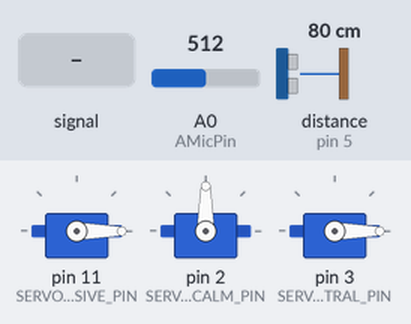
A sketch run on a simulated Arduino Uno, built with avr-gcc and run on an emulated ATmega328P. On the bench: 3 × servo. Wiring (inferred from the names in the program): ultrasonic range finder: trigger pin 4; echo pin 5. The test bench sets the inputs (shaded band); at power-on: distance to the obstacle (sensor on pin 5) 80 cm, A0 (AMicPin) = 512. The echo pulse lasts 58.3 µs per cm; what the sketch prints to the serial monitor is not drawn.

Above: at 1.2 s.
1.3 s: distance to the obstacle (sensor on pin 5) set to 69 cm
At 2.4 s:
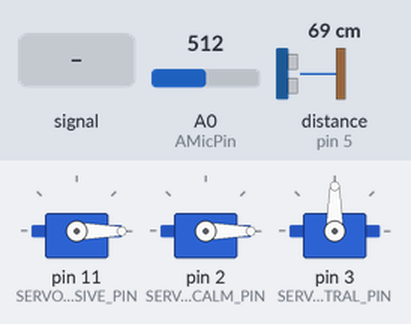
4.1 s: A0 (AMicPin) fed a 200 Hz sine of ±81 counts around its level
At 5.1 s:
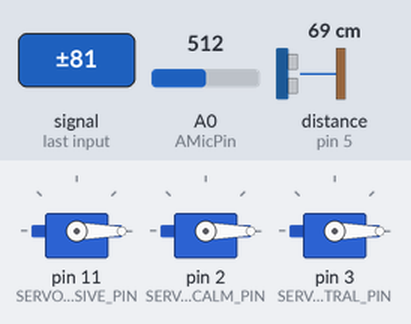
6.2 s: A0 (AMicPin) set to 716
At 7.6 s:
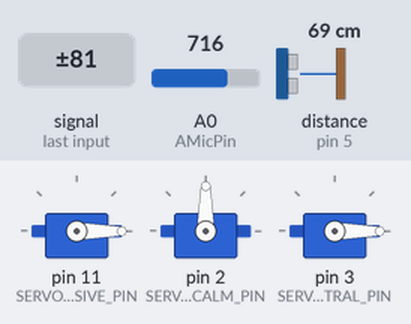
8.3 s: A0 (AMicPin) fed a 1000 Hz sine of ±255 counts around its level
At 9.8 s:
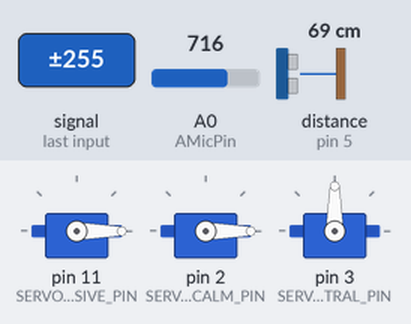
10.4 s: A0 (AMicPin) set to 900
At 12.1 s:
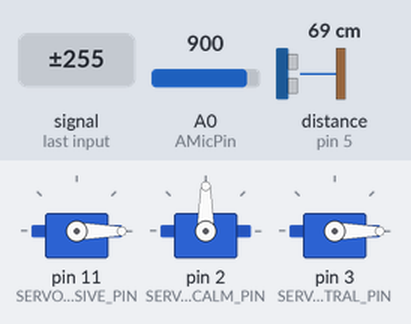
12.5 s: distance to the obstacle (sensor on pin 5) set to 60 cm
At 14.0 s:
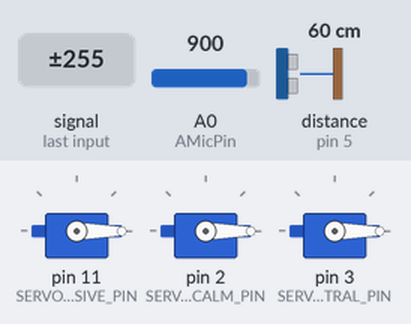
Timing chart, 0 to 15.7 s (numbered marks = the images above; inputs shaded):
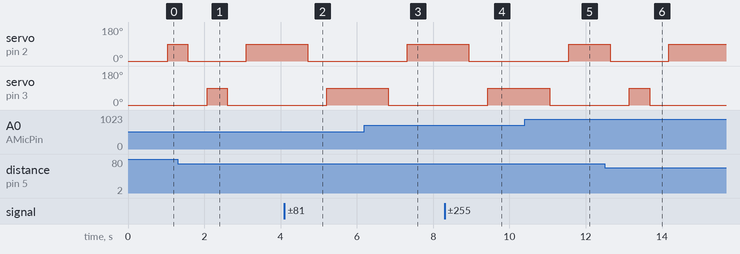

The sketch:

3servo_emotion_to_graph.ino
```cpp
// ===============================
// Globals
// ===============================
#include <Servo.h>

#define Trig1 4
#define Echo1 5
#define Trig2 6
#define Echo2 7
#define AMicPin A0

Servo servoAggressive;
Servo servoCalm;
Servo servoNeutral;

String currentEmotion = "";

// Emotion tracking
#define MAX_EMOTION_SAMPLES 100 // Array size for emotion tracking
String emotionArray[MAX_EMOTION_SAMPLES];
int emotionIndex = 0;

// Amplitude and distance arrays
#define SAMPLE_SIZE 5
int amplitudeArray[SAMPLE_SIZE];
float distanceArray[SAMPLE_SIZE];
int sampleIndex = 0;

// Pin assignment for servos
#define SERVO_AGGRESSIVE_PIN 11
#define SERVO_CALM_PIN 2
#define SERVO_NEUTRAL_PIN 3

void setup() {
  Serial.begin(115200);

  pinMode(Echo1, INPUT);
  pinMode(Trig1, OUTPUT);
  pinMode(Echo2, INPUT);
  pinMode(Trig2, OUTPUT);
  digitalWrite(Trig1, LOW);
  digitalWrite(Trig2, LOW);

  servoAggressive.attach(SERVO_AGGRESSIVE_PIN);
  servoCalm.attach(SERVO_CALM_PIN);
  servoNeutral.attach(SERVO_NEUTRAL_PIN);

  servoAggressive.write(0); // Initial position
  servoCalm.write(0);       // Initial position
  servoNeutral.write(0);    // Initial position

  Serial.println("Setup complete.");
}

void loop() {
  // Collect amplitude and distance readings
  amplitudeArray[sampleIndex] = analogRead(AMicPin);
  distanceArray[sampleIndex] = measureDistance(Trig1, Echo1);

  sampleIndex++;
  delay(100); // Sampling delay

  // Process data when array is full
  if (sampleIndex == SAMPLE_SIZE) {
    Serial.println("Sample array full. Analyzing data...");

    // Analyze amplitude and distance arrays
    int amplitudeChange = analyzeAmplitudeChange(amplitudeArray, SAMPLE_SIZE);
    float distanceChange = analyzeMaxDistanceChange(distanceArray, SAMPLE_SIZE);

    Serial.print("Amplitude Change: ");
    Serial.println(amplitudeChange);
    Serial.print("Max Distance Change: ");
    Serial.println(distanceChange);

    // Determine emotion
    String newEmotion = determineEmotion(distanceChange, amplitudeChange);
    Serial.print("Determined Emotion: ");
    Serial.println(newEmotion);

    // Store the emotion in the emotion array
    if (emotionIndex < MAX_EMOTION_SAMPLES) {
      emotionArray[emotionIndex++] = newEmotion;
    }

    // Transmit emotion for plotting
    Serial.print("Emotion Log: ");
    for (int i = 0; i < emotionIndex; i++) {
      Serial.print(emotionArray[i]);
      if (i < emotionIndex - 1) Serial.print(", ");
    }
    Serial.println();

    // Perform servo action
    handleEmotion(newEmotion);

    // Reset sample index for new collection
    sampleIndex = 0;
  }
}

// Function to measure distance using ultrasonic sensor
float measureDistance(int trigPin, int echoPin) {
  digitalWrite(trigPin, HIGH);
  delayMicroseconds(10);
  digitalWrite(trigPin, LOW);
  long duration = pulseIn(echoPin, HIGH);
  return duration * 0.034 / 2; // Convert to cm
}

// Function to analyze amplitude change
int analyzeAmplitudeChange(int data[], int size) {
  int minVal = data[0];
  int maxVal = data[0];

  for (int i = 1; i < size; i++) {
    if (data[i] < minVal) minVal = data[i];
    if (data[i] > maxVal) maxVal = data[i];
  }

  return maxVal - minVal; // Return the range
}

// Function to analyze max distance change
float analyzeMaxDistanceChange(float data[], int size) {
  float minDistance = data[0];
  float maxDistance = data[0];

  for (int i = 1; i < size; i++) {
    if (data[i] < minDistance) minDistance = data[i];
    if (data[i] > maxDistance) maxDistance = data[i];
  }

  return maxDistance - minDistance; // Return the range
}

// Function to determine emotion based on distance and amplitude changes
String determineEmotion(float distanceChange, int amplitudeChange) {
  if (distanceChange > 20 && amplitudeChange >= 3) {
    return "aggressive";
  } else if (distanceChange < 5 && amplitudeChange <= 1) {
    return "calm";
  } else {
    return "neutral";
  }
}

// Function to handle servo action based on emotion
void handleEmotion(String newEmotion) {
  if (newEmotion != currentEmotion) {
    Serial.print("Emotion changed to: ");
    Serial.println(newEmotion);

    // Close previous servo if it was active
    if (currentEmotion == "aggressive") servoAggressive.write(0);
    else if (currentEmotion == "calm") servoCalm.write(0);
    else if (currentEmotion == "neutral") servoNeutral.write(0);

    delay(500); // Allow time for servo to close

    // Open new servo
    if (newEmotion == "aggressive") {
      servoAggressive.write(90);
      Serial.println("Aggressive servo activated.");
    } else if (newEmotion == "calm") {
      servoCalm.write(90);
      Serial.println("Calm servo activated.");
    } else if (newEmotion == "neutral") {
      servoNeutral.write(90);
      Serial.println("Neutral servo activated.");
    }

    currentEmotion = newEmotion; // Update current emotion
  } else {
    Serial.println("Emotion unchanged. No servo action.");
  }
}
```

Measured:
- the behaviour switches between 75 and 74 cm on distance to the obstacle (sensor on pin 5) (found by bisection; images 0 and 1)
- the behaviour switches between 64 and 63 cm on distance to the obstacle (sensor on pin 5) (found by bisection; images 5 and 6)
- after the input at 1.3 s, servo on pin 2 (SERVO_CALM_PIN): 90° → 0° after 0.27 s, → 90° 1.5 s later; servo on pin 3 (SERVO_NEUTRAL_PIN): 0° → 90° after 0.77 s, → 0° 0.53 s later
- after the input at 4.1 s, servo on pin 2 (SERVO_CALM_PIN): 90° → 0° after 0.61 s; servo on pin 3 (SERVO_NEUTRAL_PIN): 0° → 90° after 1.1 s
- after the input at 6.2 s, servo on pin 2 (SERVO_CALM_PIN): 0° → 90° after 1.1 s; servo on pin 3 (SERVO_NEUTRAL_PIN): 90° → 0° after 0.62 s
- after the input at 8.3 s, servo on pin 2 (SERVO_CALM_PIN): 90° → 0° after 0.63 s; servo on pin 3 (SERVO_NEUTRAL_PIN): 0° → 90° after 1.1 s
- after the input at 10.4 s, servo on pin 2 (SERVO_CALM_PIN): 0° → 90° after 1.2 s; servo on pin 3 (SERVO_NEUTRAL_PIN): 90° → 0° after 0.65 s
- after the input at 12.5 s, servo on pin 2 (SERVO_CALM_PIN): 90° → 0° after 0.14 s, → 90° 1.5 s later; servo on pin 3 (SERVO_NEUTRAL_PIN): 0° → 90° after 0.64 s, → 0° 0.54 s later
